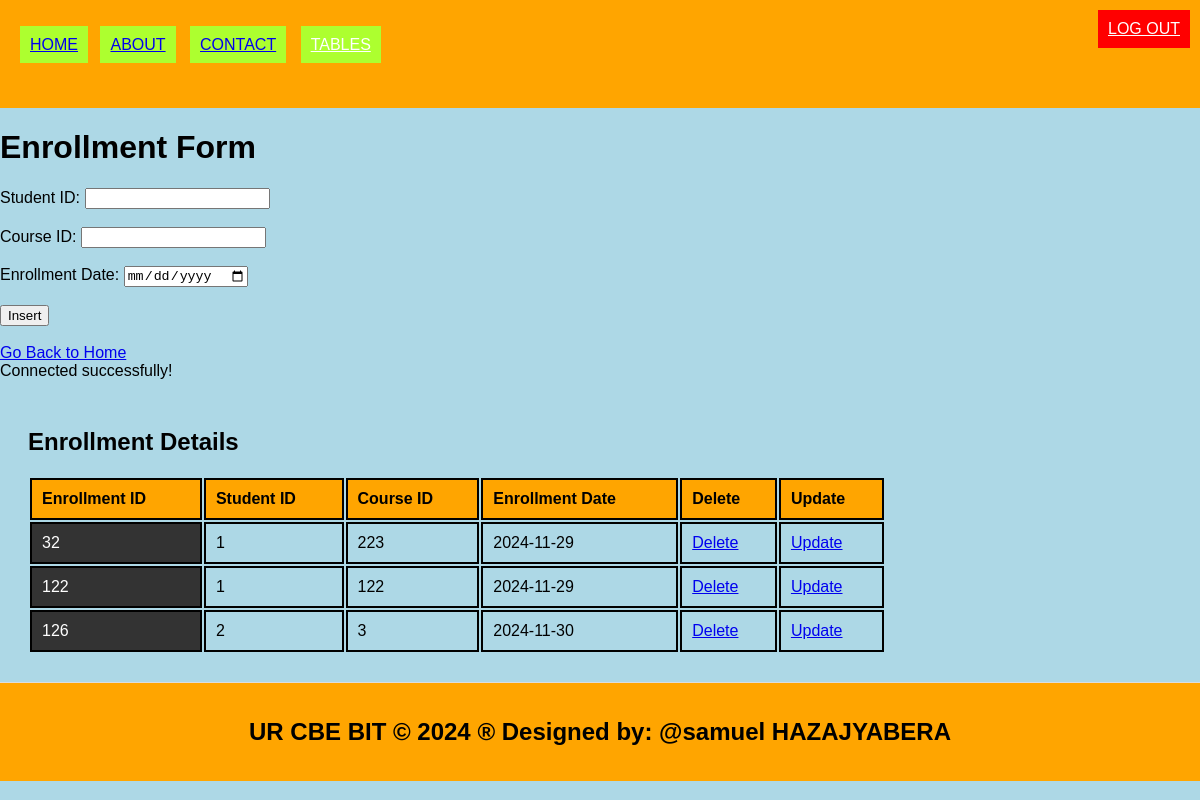
Screenshot of /enrollment.php with the database file from the repository.
### tables this page shows
CREATE TABLE `enrollment` (
  `enrollment_id` int(11) NOT NULL,
  `student_id` int(11) NOT NULL,
  `course_id` int(11) NOT NULL,
  `enrollment_date` date NOT NULL
);

### enrollment.php (the view, shortened to what this page needs)
<!DOCTYPE html>
<html lang="en">
<head>
  <link rel="stylesheet" type="text/css" href="style.css">
</head>
<body style="background-color: lightblue;">
  <header>
    <button onclick="window.location.href='logout.php'" style="position: absolute; top: 10px; right: 10px;">Logout</button>
    <ul style="list-style-type: none; padding: 0;">
      <li style="display: inline; margin-right: 10px;">
        <ul style="list-style-type: none; padding: 0;">
          <li style="display: inline; margin-right: 8px;padding: 10px; color: white; background-color: greenyellow;"><a href="./home.html">HOME</a></li>
          <li style="display: inline; margin-right: 10px;padding: 10px; color: white; background-color: greenyellow;"><a href="./about.html">ABOUT</a></li>
          <li style="display: inline; margin-right: 10px;padding: 10px; color: white; background-color: greenyellow;"><a href="./contact.html">CONTACT</a></li>
          <li class="dropdown" style="display: inline;">
            <a href="#" style="padding: 10px; color: white; background-color: greenyellow;">TABLES</a>
          </li>
        </ul>
      </li>
    </ul>
    <a class="logout" href="logout.php" style="padding: 10px; color: white; background: red;">LOG OUT</a>
  </header>
  <h1>Enrollment Form</h1>
  <form method="post" onsubmit="return confirmInsert();">
    <label for="student_id">Student ID:</label>
    <input type="number" id="student_id" name="student_id" required><br><br>
    <label for="course_id">Course ID:</label>
    <input type="number" id="course_id" name="course_id" required><br><br>
    <label for="enrollment_date">Enrollment Date:</label>
    <input type="date" id="enrollment_date" name="enrollment_date" required><br><br>
    <input type="submit" name="add" value="Insert"><br><br>
    <a href="./home.html">Go Back to Home</a>
  </form>
  <?php
  include('database_connection.php');
  ?>
  <section>
    <h2>Enrollment Details</h2>
    <table>
      <tr>
        <th>Enrollment ID</th>
        <th>Student ID</th>
        <th>Course ID</th>
        <th>Enrollment Date</th>
        <th>Delete</th>
        <th>Update</th>
      </tr>
      <?php
      $sql = "SELECT * FROM enrollment";
      $result = $connection->query($sql);
      if ($result->num_rows > 0) {
          while ($row = $result->fetch_assoc()) {
              echo "<tr>
                  <td>{$row['enrollment_id']}</td>
                  <td>{$row['student_id']}</td>
                  <td>{$row['course_id']}</td>
                  <td>{$row['enrollment_date']}</td>
                  <td><a href='delete_enrollment.php?enrollment_id={$row['enrollment_id']}'>Delete</a></td>
                  <td><a href='update_enrollment.php?enrollment_id={$row['enrollment_id']}'>Update</a></td>
              </tr>";
          }
      } else {
          echo "<tr><td colspan='6'>No data found</td></tr>";
      }
      ?>
    </table>
  </section>
  <footer>
    <h2>UR CBE BIT &copy; 2024 &reg; Designed by: @samuel HAZAJYABERA</h2>
  </footer>
</body>
</html>

### style.css (style rules this page uses)
body { font-family: Arial, sans-serif; margin: 0; padding: 0; }
.dropdown { position: relative; display: none; margin-right: 15px; }
body { font-family: Arial,sans-serif; margin:0; padding:0; }
header { background-color:orange; padding: 20px; }
footer { text-align: center; padding: 15px; background-color:orange; }
.dropdown { position: right; display:right; direction:rtl; }
section { padding:28px; border-bottom: 1px solid #ddd; }

### enrollment.php (style rules this page uses)
.logout { position: absolute; top: 10px; right: 10px; }
table { width: 75%; border-collapse: revert; }
td:first-child { background-color: #333333; color: #ffffff; }
td { padding: 8px; border-bottom: 1px solid #dddddd; }
th, td { border: 2px solid black; padding: 10px; text-align: left; }
th { background-color: orange; }

### rows the page displays
enrollment: enrollment_id "32", student "1", course "223", enrollment_date "2024-11-29"
enrollment: enrollment_id "122", student "1", course "122", enrollment_date "2024-11-29"
enrollment: enrollment_id "126", student "2", course "3", enrollment_date "2024-11-30"
